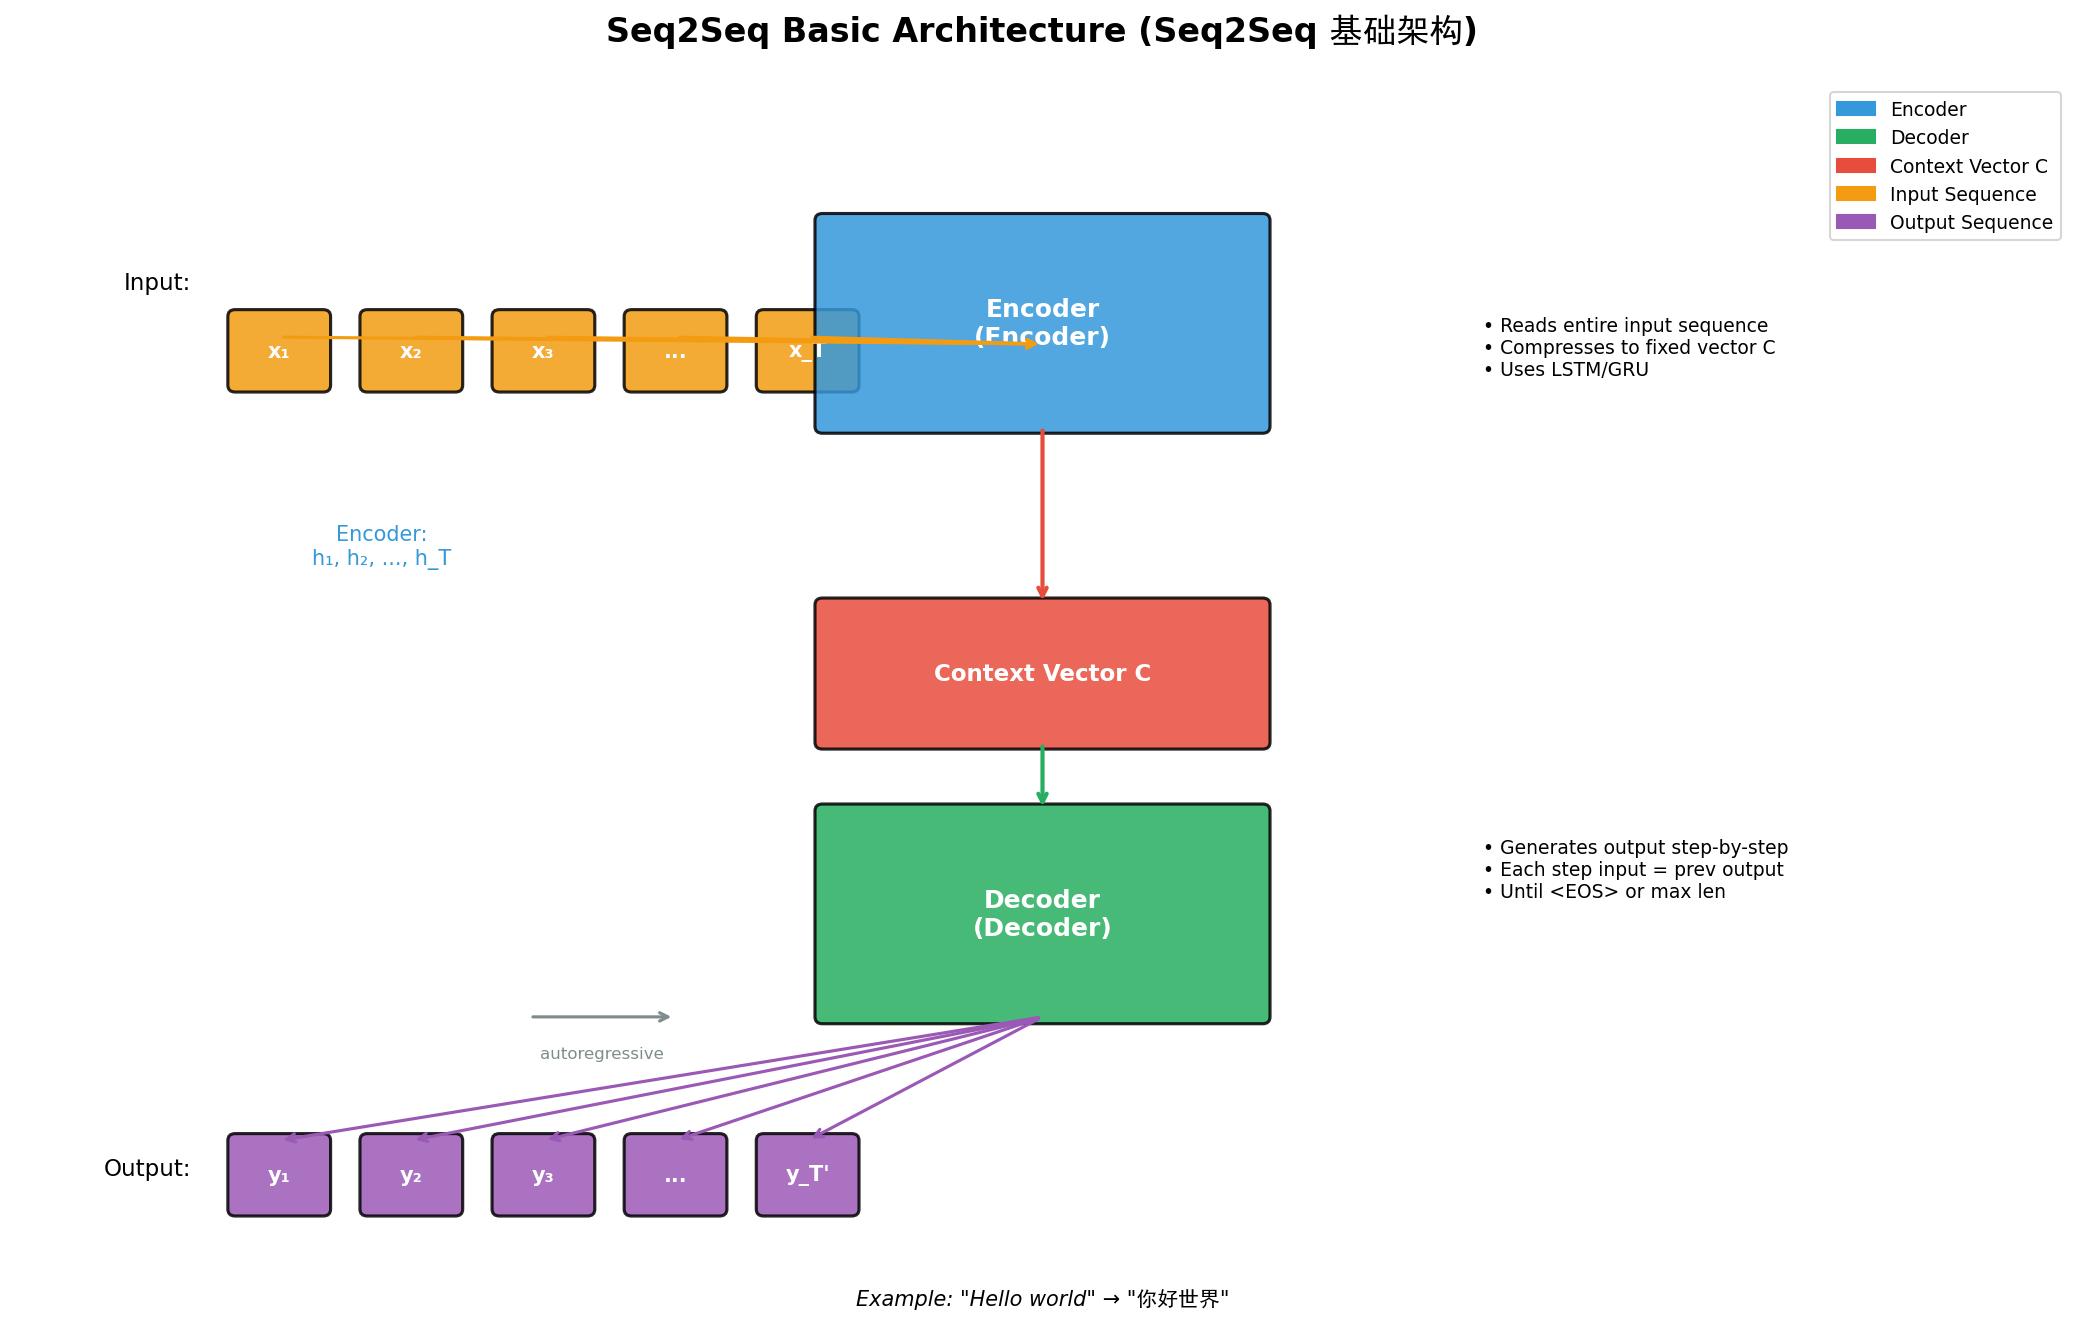

Write the Python code that produced this figure.
"""
图3: Seq2Seq 基础架构
展示编码器-解码器的基本结构和工作流程
"""
import matplotlib.pyplot as plt
import matplotlib.patches as mpatches
from matplotlib.patches import FancyBboxPatch, FancyArrowPatch
import numpy as np
from pathlib import Path

plt.rcParams['font.family'] = ['DejaVu Sans', 'SimHei', 'sans-serif']
plt.rcParams['axes.unicode_minus'] = False

fig, ax = plt.subplots(1, 1, figsize=(14, 9))
ax.set_xlim(0, 14)
ax.set_ylim(0, 9)
ax.axis('off')
ax.set_title("Seq2Seq Basic Architecture (Seq2Seq 基础架构)", fontsize=16, fontweight='bold', pad=20)

# Colors
color_encoder = '#3498DB'   # Blue for encoder
color_decoder = '#27AE60'   # Green for decoder
color_vector = '#E74C3C'    # Red for context vector
color_input = '#F39C12'     # Orange for input
color_output = '#9B59B6'    # Purple for output

def draw_box(ax, x, y, w, h, text, color, fontsize=10):
    box = FancyBboxPatch((x, y), w, h, boxstyle="round,pad=0.05",
                         facecolor=color, edgecolor='black', linewidth=1.5, alpha=0.85)
    ax.add_patch(box)
    ax.text(x + w/2, y + h/2, text, ha='center', va='center',
            fontsize=fontsize, fontweight='bold', color='white')

# Input sequence labels
input_chars = ['x₁', 'x₂', 'x₃', '...', 'x_T']
input_x_start = 1.5
spacing = 0.9
box_w = 0.6

for i, char in enumerate(input_chars):
    x = input_x_start + i * spacing
    draw_box(ax, x, 6.8, box_w, 0.5, char, color_input, 10)

# Encoder label
ax.text(1.2, 7.5, 'Input:', fontsize=11, ha='right')
draw_box(ax, 5.5, 6.5, 3, 1.5, 'Encoder\n(Encoder)', color_encoder, 12)

# Encoder arrows from input
for i in range(5):
    x1 = input_x_start + i * spacing + box_w/2
    x2 = 7
    ax.annotate('', xy=(x2, 7.1), xytext=(x1, 7.15),
                arrowprops=dict(arrowstyle='->', color=color_input, lw=1.5))

# Context vector
draw_box(ax, 5.5, 4.2, 3, 1, r'Context Vector C', color_vector, 11)
ax.annotate('', xy=(7, 5.2), xytext=(7, 6.5),
            arrowprops=dict(arrowstyle='->', color=color_vector, lw=2))
ax.text(7.2, 5.8, '', fontsize=9)

# Decoder label
draw_box(ax, 5.5, 2.2, 3, 1.5, 'Decoder\n(Decoder)', color_decoder, 12)
ax.annotate('', xy=(7, 3.7), xytext=(7, 4.2),
            arrowprops=dict(arrowstyle='->', color=color_decoder, lw=2))

# Output sequence
output_chars = ['y₁', 'y₂', 'y₃', '...', "y_T'"]
for i, char in enumerate(output_chars):
    x = input_x_start + i * spacing
    draw_box(ax, x, 0.8, box_w, 0.5, char, color_output, 10)

# Decoder arrows to output
for i in range(5):
    x1 = 7
    x2 = input_x_start + i * spacing + box_w/2
    ax.annotate('', xy=(x2, 1.3), xytext=(x1, 2.2),
                arrowprops=dict(arrowstyle='->', color=color_output, lw=1.5))

ax.text(1.2, 0.8 + 0.25, 'Output:', fontsize=11, ha='right')

# Autoregressive arrow inside decoder
ax.annotate('', xy=(4.5, 2.2), xytext=(3.5, 2.2),
            arrowprops=dict(arrowstyle='->', color='#7F8C8D', lw=1.5, connectionstyle='arc3,rad=0'))
ax.text(4.0, 1.9, 'autoregressive', fontsize=8, ha='center', color='#7F8C8D')

# Description texts
ax.text(10, 7.3, '• Reads entire input sequence\n• Compresses to fixed vector C\n• Uses LSTM/GRU', fontsize=9, va='top')
ax.text(10, 3.5, '• Generates output step-by-step\n• Each step input = prev output\n• Until <EOS> or max len', fontsize=9, va='top')

# Flow arrows - detailed
ax.text(2.5, 5.5, 'Encoder:\nh₁, h₂, ..., h_T', fontsize=10, ha='center', color=color_encoder)

# Legend
legend_elements = [
    mpatches.Patch(color=color_encoder, label='Encoder'),
    mpatches.Patch(color=color_decoder, label='Decoder'),
    mpatches.Patch(color=color_vector, label='Context Vector C'),
    mpatches.Patch(color=color_input, label='Input Sequence'),
    mpatches.Patch(color=color_output, label='Output Sequence'),
]
ax.legend(handles=legend_elements, loc='upper right', fontsize=9)

# Machine translation example
ax.text(7, 0.1, 'Example: "Hello world" → "你好世界"', ha='center', fontsize=10, style='italic')

plt.tight_layout()
plt.savefig(Path(__file__).resolve().parent / 'fig3_seq2seq_basic.png', dpi=150, bbox_inches='tight')
plt.close()
print("fig3_seq2seq_basic.png saved.")
